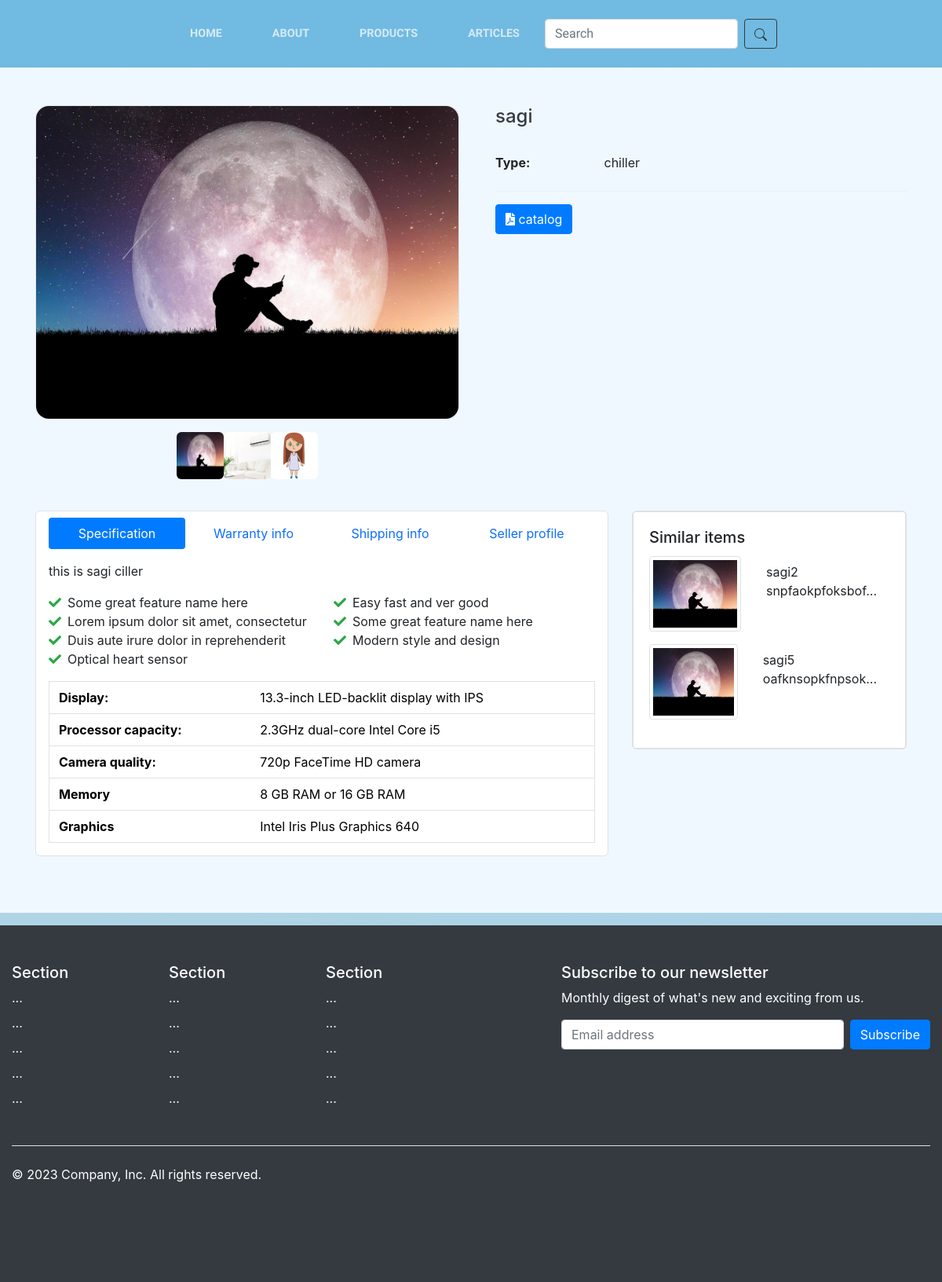
/product/1/, run on the app's committed database.
### pages/models.py (models this page shows, shortened)
class product(models.Model):
    title=models.CharField(max_length=100)
    type=models.ForeignKey(Type,on_delete=models.CASCADE)
    text=models.CharField(max_length=1000)
    main_image=models.ImageField(upload_to="uploadedimages/")

class ProImage(models.Model):
    images=models.ImageField(upload_to="uploadedimages/")
    pro_id=models.ForeignKey(product,on_delete=models.CASCADE)

class Type(models.Model):
    name=models.CharField(max_length=100)

### pages/views.py (the view)
# urls.py: path("product/<int:product_id>/",views.seeproduct,name="seeproduct"),
def seeproduct(request,product_id):
    thepro=product.objects.get(pk=product_id)
    images=ProImage.objects.filter(pro_id=product_id)
    similars=product.objects.filter(type__name=thepro.type.name)
    return render(request,'seeproduct.html',{
        "thepro":thepro,
        "images":images,
        "similars":similars,
    })

### pages/templates/seeproduct.html (shortened to what this page needs)
{% extends 'base.html' %} {% load static %} {% block content %}
<link rel="stylesheet" href="{% static 'css/seeproductstyle.css' %}" />
<section class="py-5" style="background-color: aliceblue">
  <div class="container">
    <div class="row gx-5">
      <aside class="col-lg-6">
        <div style="height: 400px;" class="border rounded-4 mb-3 d-flex justify-content-center">
          <img
            style="width: 100%; height: 100%; margin: auto"
            id="main_img"
            class="rounded-4 fit"
            src="{{thepro.main_image.url}}"
          />
        </div>
        <div class="d-flex justify-content-center mb-3" id="imagesdiv">
          <img
            width="60"
            height="60"
            class="rounded-2"
            src="{{thepro.main_image.url}}"
          />
          {% for image in images %}
          <img
            width="60"
            height="60"
            class="rounded-2"
            src="{{image.images.url}}"
          />
          {% endfor %}
        </div>
      </aside>
      <main class="col-lg-6">
        <div class="ps-lg-3">
          <h4 class="title text-dark">{{thepro.title}}<br /></h4>
          <br />
          <div class="row">
            <dt class="col-3">Type:</dt>
            <dd class="col-9">{{thepro.type.name}}</dd>
          </div>
          <hr />
          <a href="#" class="btn btn-primary shadow-0">
            <i class="fa fa-file-pdf" aria-hidden="true"></i> catalog
          </a>
        </div>
      </main>
    </div>
  </div>
  <br />
  <div class="container">
    <div class="row gx-4">
      <div class="col-lg-8 mb-4">
        <div class="border rounded-2 px-3 py-2 bg-white">
          <ul class="nav nav-pills nav-justified mb-3" id="ex1" role="tablist">
            <li class="nav-item d-flex" role="presentation">
              <a
                class="nav-link d-flex align-items-center justify-content-center w-100 active"
                id="ex1-tab-1"
                data-mdb-toggle="pill"
                href="#ex1-pills-1"
                role="tab"
                aria-controls="ex1-pills-1"
                aria-selected="true"
                >Specification</a
              >
            </li>
            <li class="nav-item d-flex" role="presentation">
              <a
                class="nav-link d-flex align-items-center justify-content-center w-100"
                id="ex1-tab-2"
                data-mdb-toggle="pill"
                href="#ex1-pills-2"
                role="tab"
                aria-controls="ex1-pills-2"
                aria-selected="false"
                >Warranty info</a
              >
            </li>
            <li class="nav-item d-flex" role="presentation">
              <a
                class="nav-link d-flex align-items-center justify-content-center w-100"
                id="ex1-tab-3"
                data-mdb-toggle="pill"
                href="#ex1-pills-3"
                role="tab"
                aria-controls="ex1-pills-3"
                aria-selected="false"
                >Shipping info</a
              >
            </li>
            <li class="nav-item d-flex" role="presentation">
              <a
                class="nav-link d-flex align-items-center justify-content-center w-100"
                id="ex1-tab-4"
                data-mdb-toggle="pill"
                href="#ex1-pills-4"
                role="tab"
                aria-controls="ex1-pills-4"
                aria-selected="false"
                >Seller profile</a
              >
            </li>
          </ul>
          <div class="tab-content" id="ex1-content">
            <div
              class="tab-pane fade show active"
              id="ex1-pills-1"
              role="tabpanel"
              aria-labelledby="ex1-tab-1"
            >
              <p>{{thepro.text}}</p>
              <div class="row mb-2">
                <div class="col-12 col-md-6">
                  <ul class="list-unstyled mb-0">
                    <li>
                      <i class="fas fa-check text-success me-2"></i>Some great
                      feature name here
                    </li>
                    <li>
                      <i class="fas fa-check text-success me-2"></i>Lorem ipsum
                      dolor sit amet, consectetur
                    </li>
                    <li>
                      <i class="fas fa-check text-success me-2"></i>Duis aute
                      irure dolor in reprehenderit
                    </li>
                    <li>
                      <i class="fas fa-check text-success me-2"></i>Optical
                      heart sensor
                    </li>
                  </ul>
                </div>
                <div class="col-12 col-md-6 mb-0">
                  <ul class="list-unstyled">
                    <li>
                      <i class="fas fa-check text-success me-2"></i>Easy fast
                      and ver good
                    </li>
                    <li>
                      <i class="fas fa-check text-success me-2"></i>Some great
                      feature name here
                    </li>
                    <li>
                      <i class="fas fa-check text-success me-2"></i>Modern style
                      and design
                    </li>
                  </ul>
                </div>
              </div>
              <table class="table border mt-3 mb-2">
                <tr>
                  <th class="py-2">Display:</th>
                  <td class="py-2">13.3-inch LED-backlit display with IPS</td>
                </tr>
                <tr>
                  <th class="py-2">Processor capacity:</th>
                  <td class="py-2">2.3GHz dual-core Intel Core i5</td>
                </tr>
                <tr>
                  <th class="py-2">Camera quality:</th>
                  <td class="py-2">720p FaceTime HD camera</td>
                </tr>
                <tr>
                  <th class="py-2">Memory</th>
                  <td class="py-2">8 GB RAM or 16 GB RAM</td>
                </tr>
                <tr>
                  <th class="py-2">Graphics</th>
                  <td class="py-2">Intel Iris Plus Graphics 640</td>
                </tr>
              </table>
            </div>
          </div>
        </div>
      </div>
      <div class="col-lg-4">
        <div class="px-0 border rounded-2 shadow-0">
          <div class="card">
            <div class="card-body">
              <h5 class="card-title">Similar items</h5>
              {% for similar in similars %}
              {% if not similar.title == thepro.title %}
              <div class="d-flex mb-3">
                <a href="#" class="me-3">
                  <img
                    src="{{similar.main_image.url}}"
                    style="min-width: 96px; height: 96px"
                    class="img-md img-thumbnail"
                  />
                </a>
                <div class="info">
                  <a href="#" class="nav-link mb-1">
                    {{similar.title}} <br />
                    {{similar.text|slice:15}}...
                  </a>
                </div>
              </div>
              {% endif %} {% endfor %}
            </div>
          </div>
        </div>
      </div>
    </div>
  </div>
</section>
{% endblock %}

### static/css/basestyle.css (style rules this page uses)
:root { --bs-blue: #0d6efd; --bs-indigo: #6610f2; --bs-purple: #6f42c1; --bs-pink: #d63384; --bs-red: #dc3545; --bs-orange: #fd7e14; --bs-yellow: #ffc107; --bs-green: #198754; --bs-teal: #20c997; --bs-cyan: #0dcaf0; --bs-black: #000; --bs-white: #fff; --bs-gray: #6c757d; --bs-gray-dark: #343a40; --bs-gray-100: #f8f9fa; --bs-gray-200: #e9ecef; --bs-gray-300: #dee2e6; --bs-gray-400: #ced4da; --bs-gray-500: #adb5bd; --bs-gray-600: #6c757d; --bs-gray-700: #495057; --bs-gray-800: #343a40; --bs-gray-900: #212529; --bs-primary: #e6a756; --bs-secondary: #2F170F; --bs-success: #198754; --bs-info: #0dcaf0; --bs-warning: #ffc107; --bs-danger: #dc3545; --bs-light: #f8f9fa; --bs-dark: #212529; --bs-primary-rgb: 230, 167, 86; --bs-secondary-rgb: 47, 23, 15; --bs-success-rgb: 25, 135, 84; --bs-info-rgb: 13, 202, 240; --bs-warning-rgb: 255, 193, 7; --bs-danger-rgb: 220, 53, 69; --bs-light-rgb: 248, 249, 250; --bs-dark-rgb: 33, 37, 41; --bs-white-rgb: 255, 255, 255; --bs-black-rgb: 0, 0, 0; --bs-body-color-rgb: 33, 37, 41; --bs-body-bg-rgb: 255, 255, 255; --bs-font-sans-serif: system-ui, -apple-system, "Segoe UI", Roboto, "Helvetica Neue", "Noto Sans", "Liberation Sans", Arial, sans-serif, "Apple Color Emoji", "Segoe UI Emoji", "Segoe UI Symbol", "Noto Color Emoji"; --bs-font-monospace: SFMono-Regular, Menlo, Monaco, Consolas, "Liberation Mono", "Courier New", monospace; --bs-gradient: linear-gradient(180deg, rgba(255, 255, 255, 0.15), rgba(255, 255, 255, 0)); --bs-body-font-family: Lora, -apple-system, BlinkMacSystemFont, Segoe UI, Roboto, Helvetica Neue, Arial, sans-serif, Apple Color Emoji, Segoe UI Emoji, Segoe UI Symbol, Noto Color Emoji; --bs-body-font-size: 1rem; --bs-body-font-weight: 400; --bs-body-line-height: 1.5; --bs-body-color: #212529; --bs-body-bg: #fff; --bs-border-width: 1px; --bs-border-style: solid; --bs-border-color: #dee2e6; --bs-border-color-translucent: rgba(0, 0, 0, 0.175); --bs-border-radius: 0.375rem; --bs-border-radius-sm: 0.25rem; --bs-border-radius-lg: 0.5rem; --bs-border-radius-xl: 1rem; --bs-border-radius-2xl: 2rem; --bs-border-radius-pill: 50rem; --bs-link-color: #e6a756; --bs-link-hover-color: #b88645; --bs-code-color: #d63384; --bs-highlight-bg: #fff3cd; }
.nav { --bs-nav-link-padding-x: 1rem; --bs-nav-link-padding-y: 0.5rem; --bs-nav-link-font-weight: ; --bs-nav-link-color: var(--bs-link-color); --bs-nav-link-hover-color: var(--bs-link-hover-color); --bs-nav-link-disabled-color: #6c757d; display: flex; flex-wrap: wrap; padding-left: 0; margin-bottom: 0; list-style: none; }
.nav-link { display: block; padding: var(--bs-nav-link-padding-y) var(--bs-nav-link-padding-x); font-size: var(--bs-nav-link-font-size); font-weight: var(--bs-nav-link-font-weight); color: var(--bs-nav-link-color); text-decoration: none; transition: color 0.15s ease-in-out, background-color 0.15s ease-in-out, border-color 0.15s ease-in-out; }
.nav-pills { --bs-nav-pills-border-radius: 0.375rem; --bs-nav-pills-link-active-color: #fff; --bs-nav-pills-link-active-bg: #e6a756; }
.nav-pills .nav-link { background: none; border: 0; border-radius: var(--bs-nav-pills-border-radius); }
.nav-pills .nav-link.active, .nav-pills .show>.nav-link { color: var(--bs-nav-pills-link-active-color); background-color: var(--bs-nav-pills-link-active-bg); }
.nav-justified>.nav-link, .nav-justified .nav-item { flex-basis: 0; flex-grow: 1; text-align: center; }
.nav-fill .nav-item .-link, .nav-justified .nav-item .nav-link { width: 100%; }
body { background: linear-gradient(178deg, rgba(201, 234, 252, 0.51) 14.9%, rgba(139, 192, 216, 0.73) 80%); }

### static/css/articles.css (style rules this page uses)
body { font-family: "Baloo 2", cursive; font-size: 16px; text-rendering: optimizeLegibility; font-weight: initial; }
a, a:hover { text-decoration: none; transition: color 0.3s ease-in-out; }

### data on the page
product: main_image (picture), title "sagi", type.name "chiller", text "this is sagi ciller"
ProImage: images (picture)
ProImage: images (picture)
product: main_image (picture), title "sagi2", text "snpfaokpfoksbof"
product: main_image (picture), title "sagi5", text "oafknsopkfnpsok"
